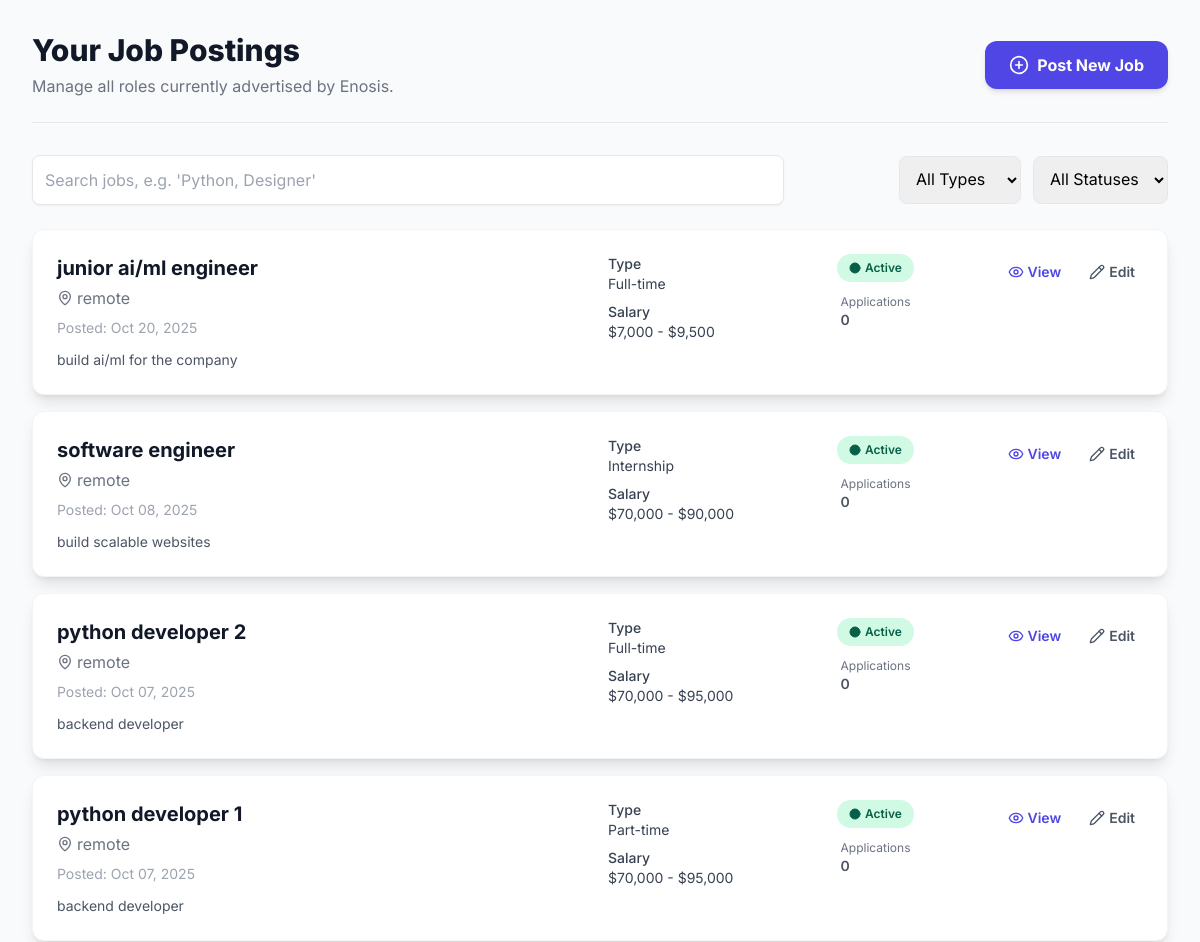
/company/jobs/ (signed in, upper part), run on an earlier commit of the app's database.
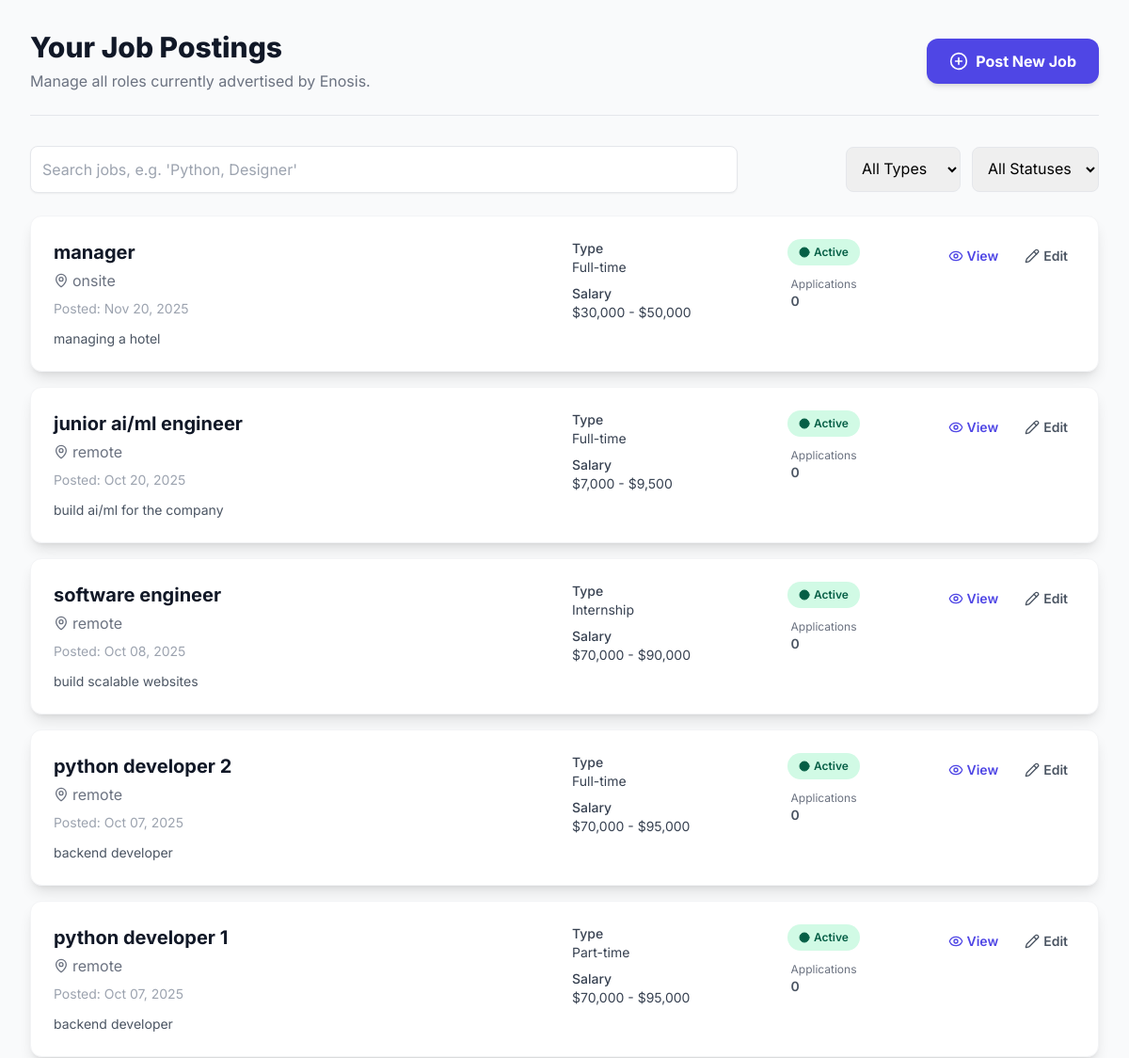
And on a later commit of the database.
### home/models.py (models this page shows, shortened)
class JobPosting(models.Model):
    company = models.ForeignKey(
        CompanyProfile,
        on_delete=models.CASCADE,
        related_name='job_postings',
        help_text="The company that posted this job."
    )
    title = models.CharField(max_length=255, help_text="The job title (e.g., 'Senior Python Developer')")
    description = models.TextField(help_text="Detailed description of the role.")
    location = models.CharField(max_length=100, help_text="City, State, or 'Remote'")
    JOB_TYPES = [
        ('FT', 'Full-time'),
        ('PT', 'Part-time'),
        ('CT', 'Contract'),
        ('IT', 'Internship'),
    ]
    job_type = models.CharField(
        max_length=2,
        choices=JOB_TYPES,
        default='FT',
        help_text="Type of employment."
    )
    min_salary = models.IntegerField(
        null=True,
        blank=True,
        validators=[MinValueValidator(0)],
        help_text="Minimum expected annual salary (optional)."
    )
    max_salary = models.IntegerField(
        null=True,
        blank=True,
        validators=[MinValueValidator(0)],
        help_text="Maximum expected annual salary (optional)."
    )
    requirements = models.TextField(help_text="Key skills and qualifications required (e.g., technologies, education).")
    posted_date = models.DateTimeField(auto_now_add=True)
    application_deadline = models.DateField(null=True, blank=True)
    is_active = models.BooleanField(default=True, help_text="Is this job currently accepting applications?")
    class Meta:
        ordering = ['-posted_date']
        verbose_name_plural = "Job Postings"

### home/views.py (the view)
# urls.py: path('company/jobs/', views.company_job_list, name='company_job_list'),
@login_required
def company_job_list(request):
    try:
        company_profile = CompanyProfile.objects.get(user=request.user)
    except CompanyProfile.DoesNotExist:
        messages.error(request, "You must be a registered company to view your job list.")
        return redirect('company_dashboard')
    job_qs = JobPosting.objects.filter(company=company_profile).annotate(app_count=Count('applications')).order_by('-posted_date')
    paginator = Paginator(job_qs, 10)
    page = request.GET.get('page', 1)
    try:
        jobs_page = paginator.page(page)
    except PageNotAnInteger:
        jobs_page = paginator.page(1)
    except EmptyPage:
        jobs_page = paginator.page(paginator.num_pages)
    context = {
        'job_list': jobs_page,
        'company_name': company_profile.company_name,
        'paginator': paginator,
        'page_obj': jobs_page,
    }
    return render(request, 'CompanyJobListing.html', context)

### home/templates/CompanyJobListing.html (shortened to what the changed rows need)
<!DOCTYPE html>
{% load humanize %}
<html lang="en">
<head>
    <script src="https://cdn.tailwindcss.com"></script>
</head>
<body class="min-h-screen p-4 sm:p-8">
    <div class="max-w-6xl mx-auto">
        <header class="mb-8 border-b pb-6 flex flex-col md:flex-row justify-between items-start md:items-center">
            <div>
                <h1 class="text-3xl font-extrabold text-gray-900 leading-tight">Your Job Postings</h1>
            </div>
        </header>
        {% if job_list %}
            <div id="jobsContainer" class="space-y-4">
                {% for job in job_list %}
                <div class="bg-white rounded-xl shadow-lg p-6 hover:shadow-xl transition duration-300 border border-gray-100"
                     data-title="{{ job.title|lower }}"
                     data-location="{{ job.location|lower }}"
                     data-type="{{ job.job_type }}"
                     data-status="{% if job.is_active %}active{% else %}inactive{% endif %}">
                    <div class="grid grid-cols-1 md:grid-cols-12 gap-4 items-start">
                        <div class="md:col-span-6">
                            <h2 class="text-xl font-bold text-gray-900 hover:text-indigo-600 transition duration-150">
                                <a href="{% url 'job_detail' pk=job.pk %}">{{ job.title }}</a>
                            </h2>
                            <p class="text-gray-500 mt-1 flex items-center">
                                <i data-lucide="map-pin" class="w-4 h-4 mr-1"></i>
                                {{ job.location }}
                            </p>
                            <p class="text-sm text-gray-400 mt-2">Posted: {{ job.posted_date|date:"M d, Y" }}</p>
                            <p class="text-sm text-gray-600 mt-3 line-clamp-3">{{ job.description|truncatechars:180 }}</p>
                        </div>
                        <div class="md:col-span-2 text-sm text-gray-700">
                            <div class="mb-2"><span class="font-medium">Type</span><div>{{ job.get_job_type_display }}</div></div>
                            <div class="mb-2"><span class="font-medium">Salary</span>
                                <div>
                                    {% if job.min_salary and job.max_salary %}
                                        ${{ job.min_salary|intcomma }} - ${{ job.max_salary|intcomma }}
                                    {% elif job.min_salary %}
                                        From ${{ job.min_salary|intcomma }}
                                    {% elif job.max_salary %}
                                        Up to ${{ job.max_salary|intcomma }}
                                    {% else %}
                                        Not specified
                                    {% endif %}
                                </div>
                            </div>
                        </div>
                        <div class="md:col-span-2 flex flex-col items-start md:items-center text-sm">
                            <span class="inline-flex items-center px-3 py-1.5 text-xs font-semibold rounded-full
                                {% if job.is_active %} job-status-active {% else %} job-status-inactive {% endif %}">
                                <i data-lucide="circle" class="w-3 h-3 mr-1 fill-current"></i>
                                {% if job.is_active %} Active {% else %} Inactive {% endif %}
                            </span>
                            <div class="mt-3 text-gray-600">
                                <div class="text-xs text-gray-500">Applications</div>
                                <div class="font-semibold">{{ job.app_count }}</div>
                            </div>
                        </div>
                        <div class="md:col-span-2 flex justify-start md:justify-end space-x-3 mt-3 md:mt-0">
                            <a href="{% url 'job_detail' pk=job.pk %}"
                               class="text-sm font-semibold text-indigo-600 hover:text-indigo-700 transition duration-150 p-2 rounded-lg hover:bg-indigo-50 flex items-center">
                                <i data-lucide="eye" class="w-4 h-4 mr-1"></i>
                                View
                            </a>
                            <a href="{% url 'post_job' %}?id={{ job.pk }}"
                               class="text-sm font-semibold text-gray-600 hover:text-gray-700 transition duration-150 p-2 rounded-lg hover:bg-gray-50 flex items-center">
                                <i data-lucide="pencil" class="w-4 h-4 mr-1"></i>
                                Edit
                            </a>
                        </div>
                    </div>
                </div>
                {% endfor %}
            </div>
        {% endif %}
    </div>
</body>
</html>

What changed in the data, as far as the page shows it:
added JobPosting: title "manager", location "onsite", posted_date "Nov 20, 2025", description "managing a hotel", job_type "Full-time", min_salary "30,000", max_salary "50,000", is_active "Active", app_count "0"
